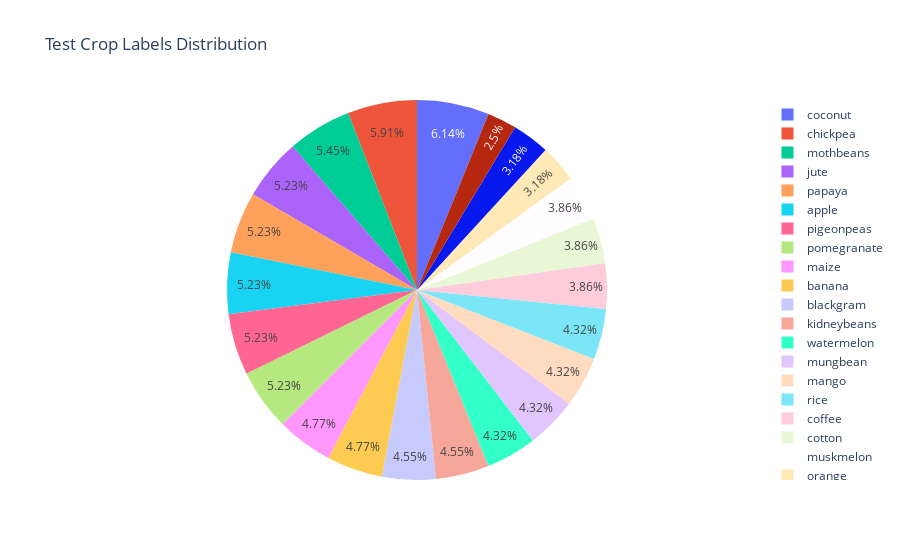

Here is the notebook cell this chart was saved with:
### Code cell
test_crop_labels_distribution = y_test.value_counts()

# Create the pie chart
fig = go.Figure()
fig.add_trace(go.Pie(labels=test_crop_labels_distribution.index, values=test_crop_labels_distribution.values))
fig.update_layout(title='Test Crop Labels Distribution')
fig.show()

### Figure 1 — Plotly figure (JSON) as saved in the notebook; plotly's stock layout.template omitted (floating-point values rounded to 4 significant figures)
{"data": [{"labels": ["coconut", "chickpea", "mothbeans", "jute", "papaya", "apple", "pigeonpeas", "pomegranate", "maize", "banana", "blackgram", "kidneybeans", "watermelon", "mungbean", "mango", "rice", "coffee", "cotton", "muskmelon", "orange", "grapes", "lentil"], "type": "pie", "values": [27, 26, 24, 23, 23, 23, 23, 23, 21, 21, 20, 20, 19, 19, 19, 19, 17, 17, 17, 14, 14, 11]}], "layout": {"title": {"text": "Test Crop Labels Distribution"}}}
